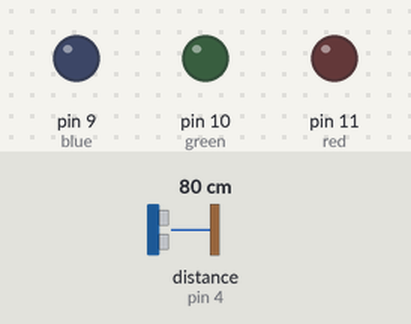
The sketch below on a simulated Arduino Uno, built with avr-gcc and run on an emulated ATmega328P. Shown: output pins drawn as LEDs (lit = HIGH). Wiring (inferred from the names in the program): ultrasonic range finder: trigger pin 3; echo pin 4. The test bench sets the inputs (shaded band); at power-on: distance to the obstacle (sensor on pin 4) 80 cm. The echo pulse lasts 58.3 µs per cm; pins used as bus, display or sensor lines are not drawn; what the sketch prints to the serial monitor is not drawn.

Above: at 1.8 s.
1.9 s: distance to the obstacle (sensor on pin 4) set to 32 cm
3.4 s: distance to the obstacle (sensor on pin 4) set to 28 cm
At 5.2 s:
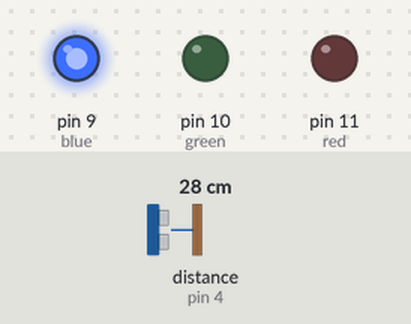
5.5 s: distance to the obstacle (sensor on pin 4) set to 24 cm
7.2 s: distance to the obstacle (sensor on pin 4) set to 18 cm
At 8.7 s:
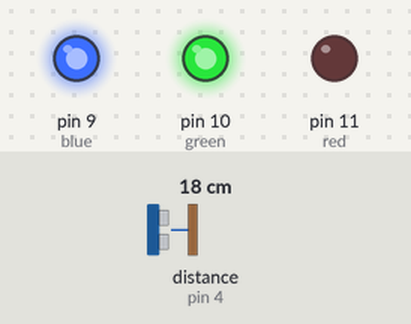
9.5 s: distance to the obstacle (sensor on pin 4) set to 11 cm
11.2 s: distance to the obstacle (sensor on pin 4) set to 8 cm
At 13.1 s:
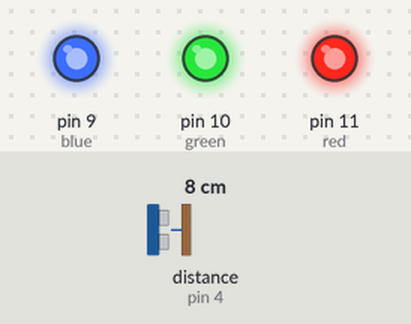
Timing chart, 0 to 14.5 s (numbered marks = the images above; inputs shaded):
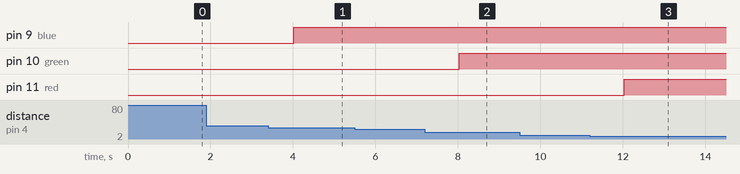

The sketch:

Duration_choempa_.ino
```cpp
#define red 11
#define green 10
#define blue 9

#define trig 3
#define echo 4
//거리가 10cm 이내이면 적색
// 11-20cm 녹색
// 21-30cm 청색
// 그외 꺼짐.
void setup() {
  Serial.begin(9600);
  pinMode(trig, OUTPUT);
  pinMode(echo, INPUT);

  pinMode(red, OUTPUT);
  pinMode(green, OUTPUT);
  pinMode(blue, OUTPUT);
}

void loop() {
  digitalWrite(trig, LOW);
  delayMicroseconds(2); //백만분의 2초
  digitalWrite(trig, HIGH);
  delayMicroseconds(10);
  digitalWrite(trig, LOW);
  long distance = pulseIn(echo, HIGH) / 58.2;
  //58.2로 나누는 이유 : 거리(d)=시간(t) X 속도(v) 미터
  if (distance < 10) {
    digitalWrite(red, 255);
  } else if (distance < 20) {
    digitalWrite(green, 255);
  } else if (distance < 30) {
    digitalWrite(blue, 255);
  } else {
    digitalWrite(red, 0);
    digitalWrite(green, 0);
    digitalWrite(blue, 0);
  }

  Serial.println(String("초음파 측정 거리 : ") + distance);
  delay(1000);
}
```

Measured:
- the behaviour switches between 31 and 30 cm on distance to the obstacle (sensor on pin 4) (found by bisection; images 0 and 1)
- the behaviour switches between 21 and 20 cm on distance to the obstacle (sensor on pin 4) (found by bisection; images 1 and 2)
- the behaviour switches between 10 and 9 cm on distance to the obstacle (sensor on pin 4) (found by bisection; images 2 and 3)
- after the input at 1.9 s, every drawn part: stays the same
- after the input at 3.4 s, pin 9 (blue): LOW → HIGH after 0.62 s
- after the input at 5.5 s, every drawn part: stays the same
- after the input at 7.2 s, pin 10 (green): LOW → HIGH after 0.83 s
- after the input at 9.5 s, every drawn part: stays the same
- after the input at 11.2 s, pin 11 (red): LOW → HIGH after 0.83 s
